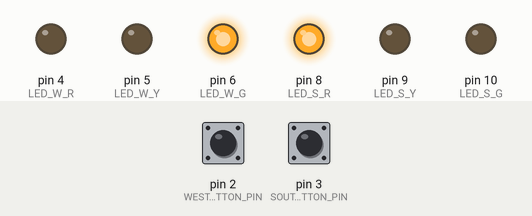
This sketch was run on a simulated Arduino Uno, built with avr-gcc and run on an emulated ATmega328P. Parts: output pins drawn as LEDs (lit = HIGH). The test bench sets the inputs (shaded band); at power-on: pin 3 (SOUTH_BUTTON_PIN) LOW, pin 2 (WEST_BUTTON_PIN) LOW.

Above: at 6.8 s.
6.9 s: pin 3 (SOUTH_BUTTON_PIN) pulled HIGH for 2.6 s
At 8.15 s:
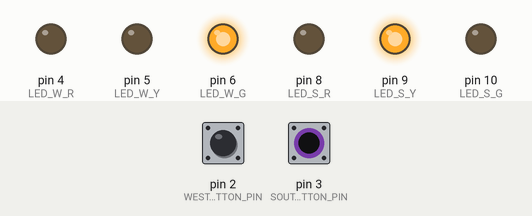
At 9.6 s:
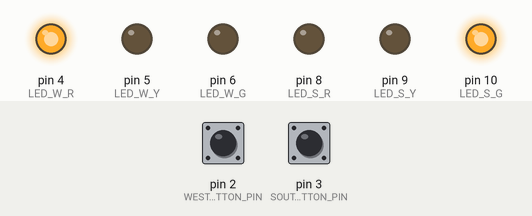
11.0 s: pin 2 (WEST_BUTTON_PIN) pulled HIGH for 2.6 s
At 12.45 s:
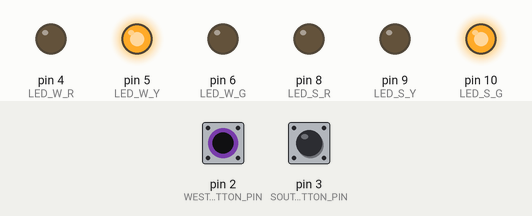
Timing chart, 0 to 14.1 s (numbered marks = the images above; inputs shaded):
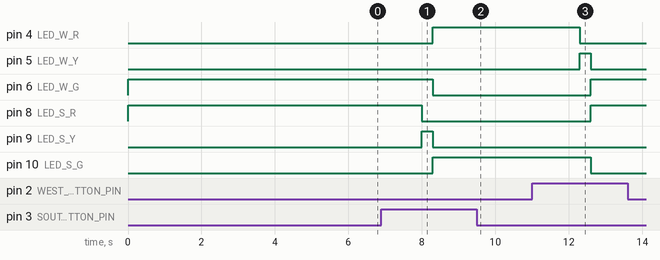

Measured:
- after the input at 6.9 s, pin 4 (LED_W_R), pin 10 (LED_S_G): LOW → HIGH after 1.4 s; pin 6 (LED_W_G): HIGH → LOW after 1.4 s; pin 8 (LED_S_R): HIGH → LOW after 1.1 s; pin 9 (LED_S_Y): LOW → HIGH after 1.1 s, → LOW 0.30 s later
- after the input at 11.0 s, pin 4 (LED_W_R): HIGH → LOW after 1.3 s; pin 5 (LED_W_Y): LOW → HIGH after 1.3 s, → LOW 0.30 s later; pin 6 (LED_W_G), pin 8 (LED_S_R): LOW → HIGH after 1.6 s; pin 10 (LED_S_G): HIGH → LOW after 1.6 s

The sketch:

Code_in_Class_W10.ino
```cpp
#define LED_W_R 4
#define LED_W_Y 5
#define LED_W_G 6
#define WEST_BUTTON_PIN 2
#define LED_S_R 8
#define LED_S_Y 9
#define LED_S_G 10
#define SOUTH_BUTTON_PIN 3
#define goW 0
#define waitW 1
#define goS 2
#define waitS 3

struct State {
    unsigned long ST_Out ; // 6 bit pattern to street output
    unsigned long Time; // delay in ms units
    unsigned long Next[4];}; // next state for inputs 0,1,2,3

typedef const struct State SType;

SType FSM[4] = {
    {0x0C, 2000, {goW,goW,waitW,waitW}},
    {0x14,300, {goS,goS,goS,goS}},
    {0x21,2000, {goS,waitS,goS,waitS}},
    {0x22,300, {goW,goW,goW,goW}}
};

unsigned long S = 0 ; // index to the current state
void setup() {
    pinMode(LED_W_R, OUTPUT);
    pinMode(LED_W_Y, OUTPUT);
    pinMode(LED_W_G, OUTPUT);
    pinMode(WEST_BUTTON_PIN, INPUT);

    pinMode(LED_S_R, OUTPUT);
    pinMode(LED_S_Y, OUTPUT);
    pinMode(LED_S_G, OUTPUT);
    pinMode(SOUTH_BUTTON_PIN, INPUT);
}

int input, input1, input2;

void loop() {
    digitalWrite (LED_W_R, FSM[S].ST_Out & B00000001);
    digitalWrite (LED_W_Y, FSM[S].ST_Out & B00000010);
    digitalWrite (LED_W_G, FSM[S].ST_Out & B00000100);

    digitalWrite (LED_S_R, FSM[S].ST_Out & B00001000);
    digitalWrite (LED_S_Y, FSM[S].ST_Out & B00010000);
    digitalWrite (LED_S_G, FSM[S].ST_Out & B00100000);

    delay(FSM[S].Time);

    input1 = digitalRead (WEST_BUTTON_PIN);
    input2 = digitalRead (SOUTH_BUTTON_PIN);

    input = input2*2 + input1;

    S = FSM[S].Next[input];
}
```
